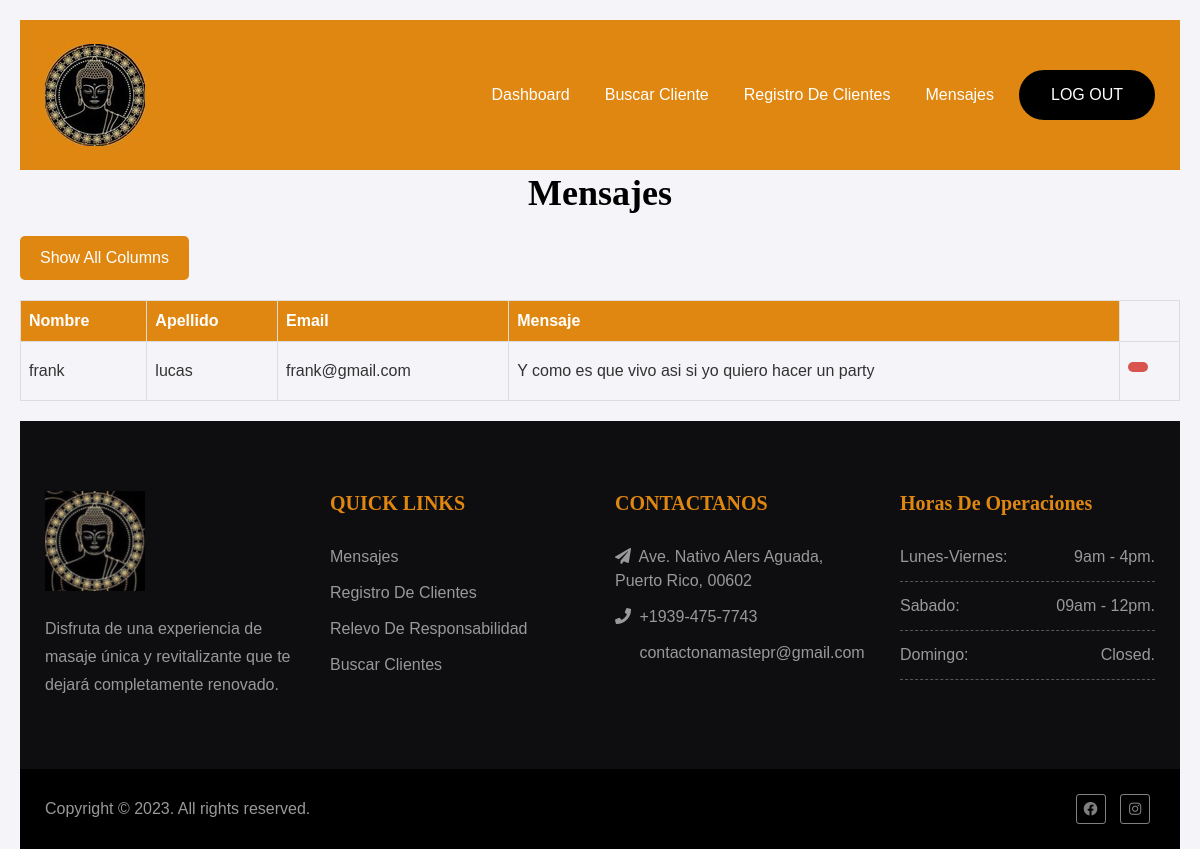
/mensajes/ (signed in), run on the app's committed database.
### namaste_app/models.py (models this page shows)
class MessageRequest(models.Model):
    first_name = models.CharField(max_length=80, null=False, blank=False)
    last_name = models.CharField(max_length=80, null=False, blank=False, default='')
    email_address = models.CharField(max_length=50, blank=False, default='')
    question = models.TextField(max_length=200, null=False, blank=False)

### namaste_app/views.py (the view)
# urls.py: path("mensajes/", views.mensajes, name="mensajes"),
@login_required
def mensajes(request):
    context = {}
    message = MessageRequest.objects.order_by('id')
    context['message'] = message
    return render(request, "mensajes.html", context)

### namaste_app/templates/mensajes.html (shortened to what this page needs)
{% extends "admin_base.html" %}{% block title %}Mensajes{% endblock %}
{% load widget_tweaks %}
{% block content %}
<h1>Mensajes</h1>
<button id="toggle-button" class="toggle-button">Show All Columns</button>
<table id="data-table">
    <thead>
        <tr>
            <th class="nombre">Nombre</th>
            <th class="apellido">Apellido</th>
            <th class="email">Email</th>
            <th class="mensaje">Mensaje</th>
        </tr>
    </thead>
    <tbody>
        {% for msg in message %}
        <tr>
            <td class="nombre">{{ msg.first_name }}</td>
            <td class="apellido">{{ msg.last_name }}</td>
            <td class="email">{{ msg.email_address }}</td>
            <td class="mensaje">{{ msg.question }}</td>
            <td>
                <form method="post" action="{% url 'borrar_mensajes' msg.id %}">
                    <button type="submit" class="delete-btn" name="delete-button">
                    </button>
                </form>
            </td>
        </tr>
        {% endfor %}
    </tbody>
</table>
{% endblock %}

### namaste_app/static/style.css (style rules this page uses)
* { padding:0; margin:0; }
body { font-family: 'Poppins', sans-serif; background:#fff; font-size:16px; position:relative; overflow-x:hidden; }
h1, h2, h3, h4, h5, h6 { color:#333; font-family: 'Luxurious Roman', serif; }
h1 { font-weight: 600; font-size:36px; line-height:46px; margin: 0 0 14px; }

### namaste_app/templates/mensajes.html (style rules this page uses)
body { font-family: Arial, sans-serif; background-color: #f4f4f9; margin: 0; padding: 20px; color: #333; }
h1 { color: black; text-align: center; margin-bottom: 20px; }
button { background-color: #DF8710; color: white; border: none; padding: 10px 20px; margin-bottom: 20px; border-radius: 5px; cursor: pointer; font-size: 16px; }
table { width: 100%; border-collapse: collapse; margin-bottom: 20px; }
table, th, td { border: 1px solid #ddd; }
th, td { text-align: left; padding: 8px; }
th { background-color: #DF8710; color: white; }
.delete-btn { background-color: #d9534f; color: white; border: none; padding: 5px 10px; border-radius: 5px; cursor: pointer; }

### data on the page
MessageRequest: first_name "frank", last_name "lucas", email_address "frank@gmail.com", question "Y como es que vivo asi si yo quiero hacer un party"
